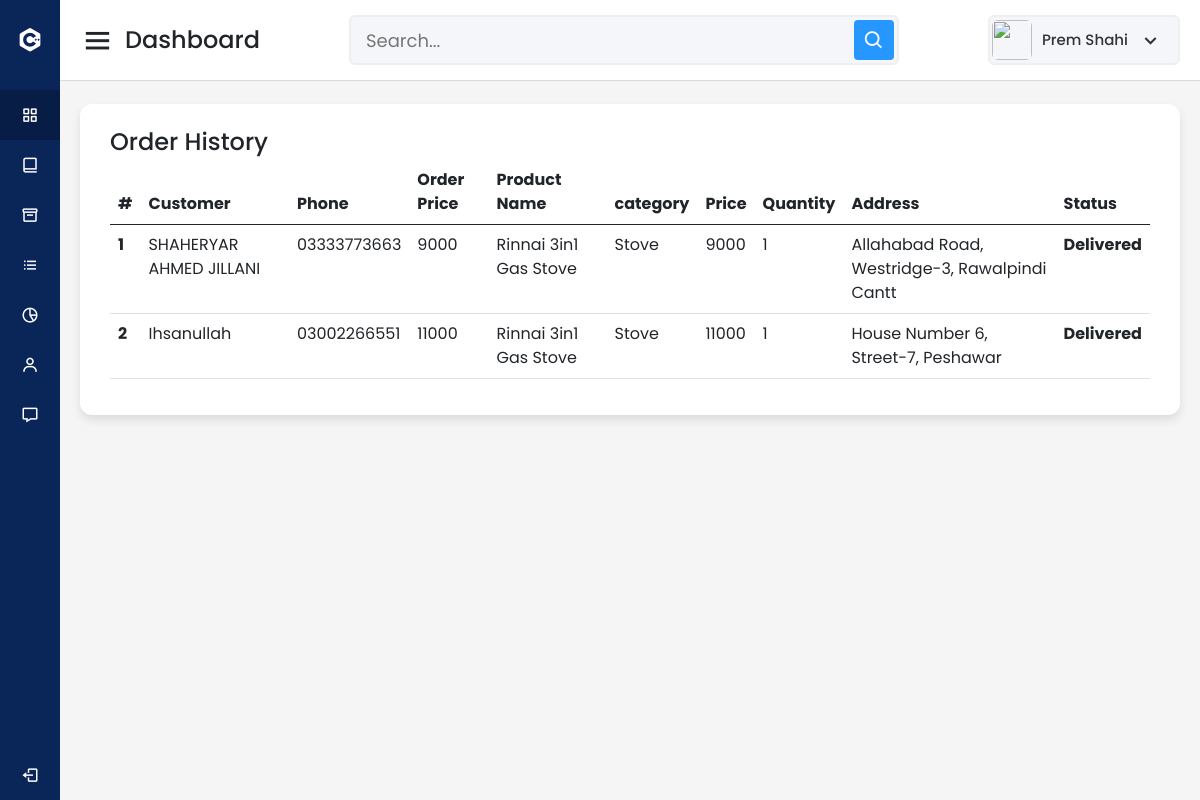
Page /admin/order-history.php (signed in) on the committed database.
### tables this page shows
CREATE TABLE `order_products` (
  `opid` int(11) NOT NULL,
  `pid` int(11) NOT NULL,
  `pname` varchar(255) NOT NULL,
  `pcategory` varchar(255) NOT NULL,
  `qty` int(11) NOT NULL,
  `price` int(11) NOT NULL,
  `oid` int(11) NOT NULL
);

CREATE TABLE `orders` (
  `oid` int(11) NOT NULL,
  `id` int(11) NOT NULL,
  `name` varchar(255) NOT NULL,
  `phone` varchar(18) NOT NULL,
  `price` int(11) NOT NULL,
  `address` varchar(255) NOT NULL,
  `status` varchar(60) NOT NULL DEFAULT 'placed',
  `date` timestamp NOT NULL DEFAULT current_timestamp()
);

### admin/order-history.php (the view, shortened to what this page needs)
<?php
  require_once '../connection/connection.php';
  $result = mysqli_query($conn, "SELECT * FROM `orders` WHERE `status`='delivered'");
?>
<!DOCTYPE html>
<html lang="en" dir="ltr">
  <head>
    <link rel="stylesheet" href="style.css">
    <link href='https://unpkg.com/boxicons@2.0.7/css/boxicons.min.css' rel='stylesheet'>
      <link href="https://cdn.jsdelivr.net/npm/bootstrap@5.0.2/dist/css/bootstrap.min.css" rel="stylesheet"
>
   </head>
<body>
  <?php include 'common/sidebar.php' ?>
  <section class="home-section">
    <nav>
      <div class="sidebar-button">
        <i class='bx bx-menu sidebarBtn'></i>
        <span class="dashboard">Dashboard</span>
      </div>
      <div class="search-box">
        <input type="text" placeholder="Search...">
        <i class='bx bx-search' ></i>
      </div>
      <div class="profile-details">
        <img src="images/profile.jpg" alt="">
        <span class="admin_name">Prem Shahi</span>
        <i class='bx bx-chevron-down' ></i>
      </div>
    </nav>
    <div class="home-content width-100" style="width: 100% ;">
      <div class="sales-boxes width-100 " style="width: 100% ;">
        <div class="recent-sales box width-100" style="width: 100% ;">
          <div class="title w-100">Order History </div>
          <div class="sales-details">
            <div class="table-responsive" style="width: 100%;">
              <table class="table" style="width: 100%;">
                <thead>
                  <tr>
                    <th scope="col">#</th>
                    <th scope="col">Customer</th>
                    <th scope="col">Phone</th>
                    <th scope="col">Order Price</th>
                    <th scope="col">Product Name</th>
                    <th scope="col">category</th>
                    <th scope="col">Price</th>
                    <th scope="col">Quantity</th>
                    <th scope="col">Address</th>
                    <th scope="col">Status</th>
                  </tr>
                </thead>
                <tbody>
                  <?php
                    if($result){
                      if(mysqli_num_rows($result) > 0){
                        $count = 1;
                        while ($row = mysqli_fetch_assoc($result)) {
                            $oid = $row['oid'];
                            $order_products = mysqli_query($conn, "SELECT * FROM `order_products` WHERE `oid`='$oid'");
                            if($order_products){
                                $count2 = 0;
                                while($rowww = mysqli_fetch_assoc($order_products)){
                                    ?>
                                        <tr>
                                            <th scope="row"><?php if($count2 == 0){ echo $count; }?></th>
                                            <td><?php if($count2 == 0){ echo $row['name']; } ?></td>
                                            <td><?php if($count2 == 0){ echo $row['phone']; } ?></td>
                                            <td><?php if($count2 == 0){ echo $row['price']; } ?></td>
                                            <td><?php  echo $rowww['pname'] ?></td>
                                            <td><?php  echo $rowww['pcategory'] ?></td>
                                            <td><?php echo $rowww['price'] ?></td>
                                            <td><?php echo $rowww['qty'] ?></td>
                                            <td><?php if($count2 == 0){ echo $row['address']; } ?></td>
                                            <td><?php if($count2 == 0){ ?><b>Delivered</b><?php } ?></td>
                                        </tr>
                                    <?php
                                    $count2++;
                                }
                            }
                          $count++;
                        }
                      }
                    }
                  ?>
                </tbody>
              </table>
            </div>
          </div>
        </div>
      </div>
    </div>
  </section>
</body>
</html>

### admin/style.css (style rules this page uses)
* { margin: 0; padding: 0; box-sizing: border-box; font-family: 'Poppins', sans-serif; }
.home-section { position: relative; background: #f5f5f5; min-height: 100vh; width: calc(100% - 240px); left: 240px; transition: all 0.5s ease; }
.home-section nav { display: flex; justify-content: space-between; height: 80px; background: #fff; display: flex; align-items: center; position: fixed; width: calc(100% - 240px); left: 240px; z-index: 100; padding: 0 20px; box-shadow: 0 1px 1px rgba(0, 0, 0, 0.1); transition: all 0.5s ease; }
.home-section nav .sidebar-button { display: flex; align-items: center; font-size: 24px; font-weight: 500; }
nav .sidebar-button i { font-size: 35px; margin-right: 10px; }
.home-section nav .search-box { position: relative; height: 50px; max-width: 550px; width: 100%; margin: 0 20px; }
nav .search-box input { height: 100%; width: 100%; outline: none; background: #F5F6FA; border: 2px solid #EFEEF1; border-radius: 6px; font-size: 18px; padding: 0 15px; }
nav .search-box .bx-search { position: absolute; height: 40px; width: 40px; background: #2697FF; right: 5px; top: 50%; transform: translateY(-50%); border-radius: 4px; line-height: 40px; text-align: center; color: #fff; font-size: 22px; transition: all 0.4 ease; }
.home-section nav .profile-details { display: flex; align-items: center; background: #F5F6FA; border: 2px solid #EFEEF1; border-radius: 6px; height: 50px; min-width: 190px; padding: 0 15px 0 2px; }
nav .profile-details img { height: 40px; width: 40px; border-radius: 6px; object-fit: cover; }
nav .profile-details .admin_name { font-size: 15px; font-weight: 500; color: #333; margin: 0 10px; white-space: nowrap; }
nav .profile-details i { font-size: 25px; color: #333; }
.home-section .home-content { position: relative; padding-top: 104px; }
.home-content .sales-boxes { display: flex; justify-content: space-between; }
.home-content .sales-boxes .recent-sales { background: #fff; padding: 20px 30px; margin: 0 20px; border-radius: 12px; box-shadow: 0 5px 10px rgba(0, 0, 0, 0.1); }
.home-content .sales-boxes .sales-details { display: flex; align-items: center; justify-content: space-between; }
.sales-boxes .box .title { font-size: 24px; font-weight: 500; }
@media (max-width: 1240px) { .home-section { width: calc(100% - 60px); left: 60px; } }
@media (max-width: 1240px) { .home-section nav { width: calc(100% - 60px); left: 60px; } }
.width-100 { width: 100% !important; }

### rows in the picture
order_products: oid.name "SHAHERYAR AHMED JILLANI", oid.phone "03333773663", oid.price "9000", pname "Rinnai 3in1 Gas Stove", pcategory "Stove", price "9000", qty "1", oid.address "Allahabad Road, Westridge-3, Rawalpindi Cantt"
order_products: oid.name "Ihsanullah", oid.phone "03002266551", oid.price "11000", pname "Rinnai 3in1 Gas Stove", pcategory "Stove", price "11000", qty "1", oid.address "House Number 6, Street-7, Peshawar"
